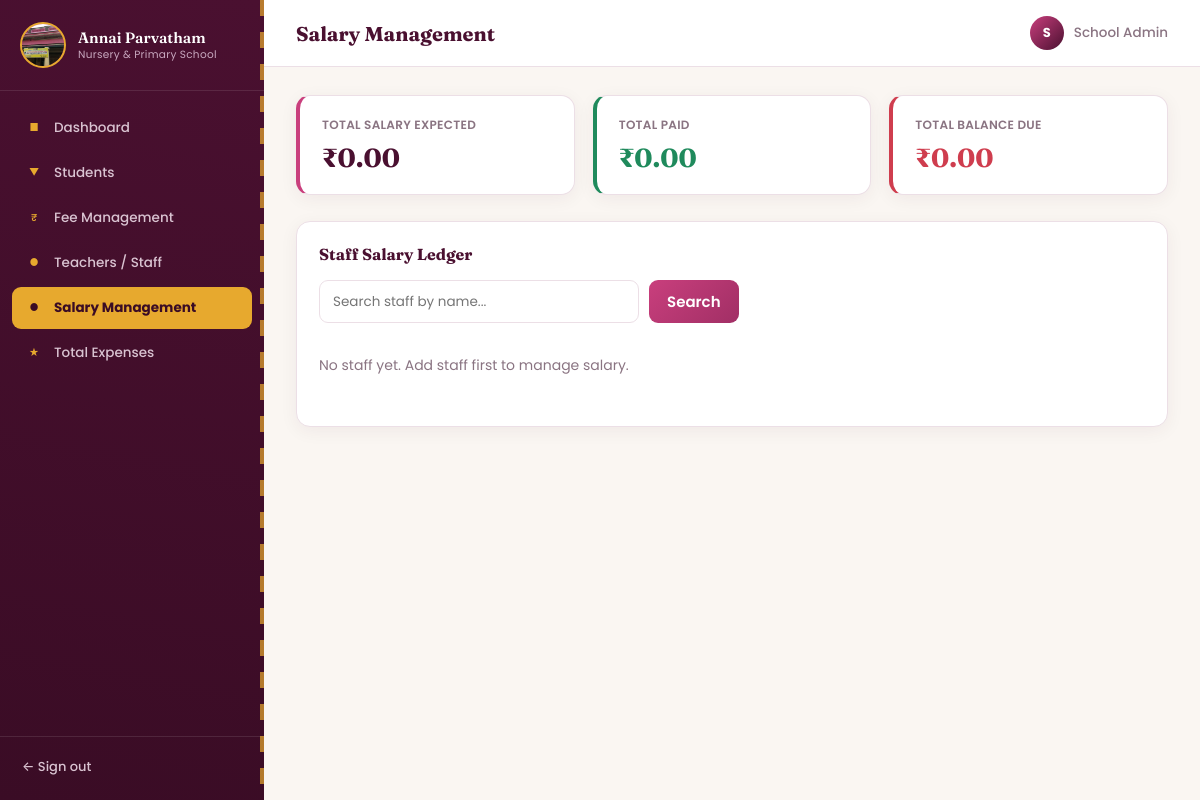
The app's page /salary (signed in), older data.
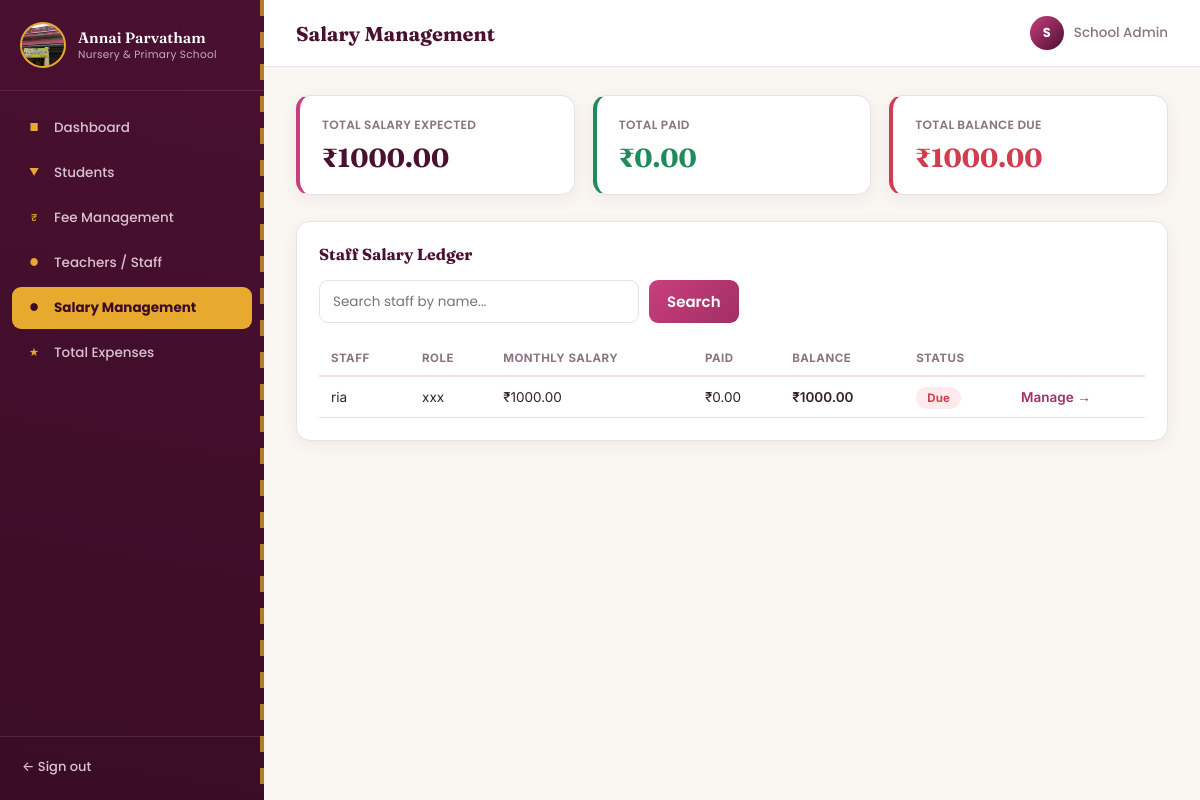
The same page, newer data.
### models.py (models this page shows)
class Teacher(db.Model):
    id = db.Column(db.Integer, primary_key=True)
    name = db.Column(db.String(120), nullable=False, index=True)
    subject = db.Column(db.String(80))
    contact = db.Column(db.String(20))
    joining_date = db.Column(db.String(20))
    salary = db.relationship("TeacherSalary", backref="teacher", uselist=False, cascade="all, delete-orphan")
    salary_payments = db.relationship("SalaryPayment", backref="teacher", cascade="all, delete-orphan")

### app.py (the view)
@app.route("/salary")
@login_required
def salary():
    q = request.args.get("q", "").strip()
    page = get_page_arg()
    paid_subq = (
        db.session.query(
            SalaryPayment.teacher_id.label("teacher_id"),
            func.sum(SalaryPayment.amount).label("paid"),
        )
        .group_by(SalaryPayment.teacher_id)
        .subquery()
    )
    query = (
        db.session.query(
            Teacher,
            func.coalesce(TeacherSalary.monthly_salary, 0).label("monthly"),
            func.coalesce(paid_subq.c.paid, 0).label("paid"),
        )
        .outerjoin(TeacherSalary, TeacherSalary.teacher_id == Teacher.id)
        .outerjoin(paid_subq, paid_subq.c.teacher_id == Teacher.id)
    )
    if q:
        query = query.filter(Teacher.name.ilike(f"%{q}%"))
    query = query.order_by(Teacher.name)
    pagination = query.paginate(page=page, per_page=PAGE_SIZE, error_out=False)
    rows = []
    for t, monthly, paid in pagination.items:
        balance = monthly - paid
        status = "Paid" if balance <= 0 and monthly > 0 else ("Not Set" if monthly == 0 else ("Partial" if paid > 0 else "Due"))
        rows.append({"teacher": t, "monthly": monthly, "paid": paid, "balance": balance, "status": status})
    total_expected = db.session.query(func.coalesce(func.sum(TeacherSalary.monthly_salary), 0)).scalar()
    total_paid = db.session.query(func.coalesce(func.sum(SalaryPayment.amount), 0)).scalar()
    total_due = total_expected - total_paid
    return render_template(
        "salary.html", rows=rows, total_expected=total_expected,
        total_paid=total_paid, total_due=total_due,
        pagination=pagination, q=q,
    )

### app.py (called while the page is built)
def login_required(f):
    @wraps(f)
    def wrapper(*args, **kwargs):
        if "admin_id" not in session:
            return redirect(url_for("login"))
        return f(*args, **kwargs)
    return wrapper

def get_page_arg():
    try:
        page = int(request.args.get("page", 1))
    except (TypeError, ValueError):
        page = 1
    return max(page, 1)

### templates/salary.html (shortened to what this page needs)
{% extends "base.html" %}
{% import "_macros.html" as macros %}
{% block header %}Salary Management{% endblock %}
{% block content %}
<div class="card-grid three">
  <div class="stat-card">
    <span class="stat-label">Total Salary Expected</span>
    <span class="stat-value">₹{{ "%.2f"|format(total_expected) }}</span>
  </div>
  <div class="stat-card accent-green">
    <span class="stat-label">Total Paid</span>
    <span class="stat-value">₹{{ "%.2f"|format(total_paid) }}</span>
  </div>
  <div class="stat-card accent-red">
    <span class="stat-label">Total Balance Due</span>
    <span class="stat-value">₹{{ "%.2f"|format(total_due) }}</span>
  </div>
</div>
<div class="panel">
  <div class="panel-head">
    <h3>Staff Salary Ledger</h3>
  </div>
  <form method="GET" class="search-row">
    <input type="text" name="q" value="{{ q }}" placeholder="Search staff by name...">
    <button type="submit" class="submit-btn small">Search</button>
  </form>
  {% if rows %}
  <table class="data-table">
    <thead>
      <tr><th>Staff</th><th>Role</th><th>Monthly Salary</th><th>Paid</th><th>Balance</th><th>Status</th><th></th></tr>
    </thead>
    <tbody>
      {% for r in rows %}
      <tr>
        <td>{{ r.teacher.name }}</td>
        <td>{{ r.teacher.subject or '-' }}</td>
        <td>₹{{ "%.2f"|format(r.monthly) }}</td>
        <td>₹{{ "%.2f"|format(r.paid) }}</td>
        <td class="{{ 'text-red' if r.balance > 0 else 'text-green' }}">₹{{ "%.2f"|format(r.balance) }}</td>
        <td><span class="badge badge-{{ r.status|lower|replace(' ', '') }}">{{ r.status }}</span></td>
        <td><a href="{{ url_for('teacher_salary_detail', teacher_id=r.teacher.id) }}" class="link-btn">Manage &rarr;</a></td>
      </tr>
      {% endfor %}
    </tbody>
  </table>
  {% else %}
  <p class="empty-state">
    {% if q %}
      No staff match this search.
    {% else %}
      No staff yet. Add staff first to manage salary.
    {% endif %}
  </p>
  {% endif %}
</div>
{% endblock %}

Row changes from the older to the newer data that the page shows:
added Teacher: teacher.name "ria", teacher "xxx"
Text that changed along with them:
{{ "%.2f"|format(total_expected) }}: "0.00" → "1000.00"
{{ "%.2f"|format(total_due) }}: "0.00" → "1000.00"
text no longer shown: "No staff yet. Add staff first to manage salary."
text now shown: "STAFF ROLE MONTHLY SALARY PAID BALANCE STATUS"
new list line: "₹ 1000.00 ₹ 0.00 ₹ 1000.00 Due Manage →"
